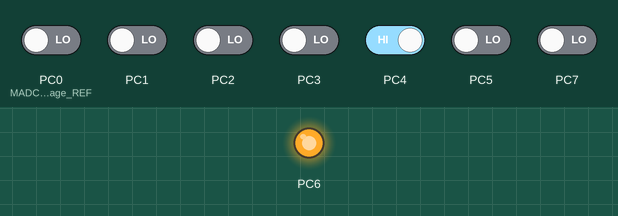
This program was run on a simulated ATmega328P, built with avr-gcc and emulated at 8 MHz (the files do not name the chip). Shown: output pins drawn as LEDs (lit = HIGH). The inputs (shaded band) are chosen by the test bench; at power-on: PC4 HIGH, PC0 (MADC_Voltage_REF), PC1–3, PC5, PC7 LOW.

Above: at 1.2 s.
1.3 s: PC4 driven HIGH
At 2.3 s:
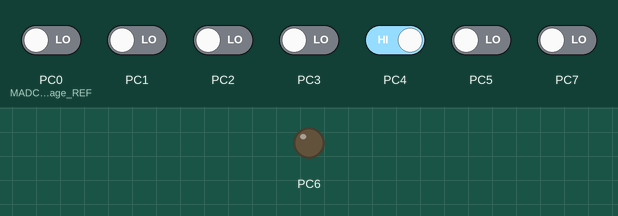
2.8 s: PC4 driven LOW
At 3.6 s:
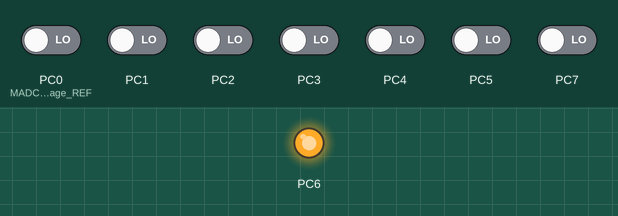
Timing chart, 0 to 5.8 s (numbered marks = the images above; inputs shaded):
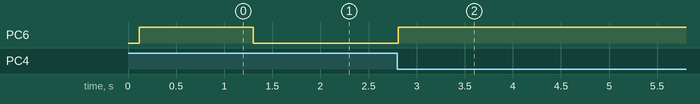

The program:

main.c
```c
/*
 * main.c
 *
 *  Created on: Sep 28, 2024
 *      Author: amany_Elsedawy
 * Description:
 *   fun project that reads analog input  from a potentiometer
 * and moves a custom character (boy) across an LCD
 * The position is calculated based on the ADC value (0 1023), scaled to the 16-character LCD width.
 */


#define F_CPU 8000000UL
#include <util/delay.h>
//library

#include "STD_TYPE.h"
#include "BIT_MAC_FUC.h"

//MCALL
#include"MDIO_Interface.h"
#include"MADC_Interfece.h"

//HAll
#include"HLCD_Interface.h"
#include"HLCD_EXTRACHAR.h"

int main(void){
	u16 Local_u16DigitalValue;
	//u16 Local_u16AnalogValue;//0 to 5000
	u8 boy_position=0;

	MDIO_Init();
	MADC_voidInit();
    HLCD_void_Init();

while(1){
//read digital value
	//HLCD_WriteStirng((const u8*)"hello");
	MADC_u8GetADCValue(0,&Local_u16DigitalValue);
	//Local_u16AnalogValue=((u32)Local_u16DigitalValue*5000UL) / 1024;  //or (Local_u16DigitalValue*5000UL)or ((u32)Local_u16DigitalValue*5000)
    boy_position=(Local_u16DigitalValue*16)/1024;
    HLCD_voidSendExtraChar2(HLCD_Line1, boy_position,HLCD_u8ExtraCharBOY);
    _delay_ms(100);
     HLCD_CLEAR();


}
  return 0;

}
```

HLCD_Config.h
```c
#ifndef HLCD_CONFIG_H
#define HLCD_CONFIG_H
//configration for control pin
//RS pin
#define HLCD_RS_PORT    MDIO_PORTD
#define  HLCD_RS_PIN    MDIO_PIN_0
//R/W pin
#define  HLCD_RW_PORT   MDIO_PORTD
#define  HLCD_RW_PIN    MDIO_PIN_1
//enable pin
#define  HLCD_EN_PORT   MDIO_PORTD
#define  HLCD_EN_PIN    MDIO_PIN_2
//configuration for data pin
#define HLCD_DATA_PORT  MDIO_PORTC
#endif
```

MADC_Config.h
```c
#ifndef   MADC_COFIG_H
#define   MADC_CONFIG_H


#define   MADC_AVCC    0
#define   MADC_AREF    1
#define   MADC_INTERNAL_2_V    2

#define   MADC_Voltage_REF   MADC_AVCC


#endif
```

MDIO_Config.h
```c
/*******NAME:       Amany Sabry*******/
/*******DATE:       9/2024***********/
/*******Version:    1.o*************/


#ifndef MDIO_CONFIG_H
#define MDIO_CONFIG_H

//for pin direction//DDR REG
/*set macro for direction
  PRIVATE_OUTPUT    1
  PRIVATE_INPUT     0  */

//for port A
#define MDIO_PA0_DIRECTION   PRIVATE_INPUT
#define MDIO_PA1_DIRECTION   PRIVATE_OUTPUT
#define MDIO_PA2_DIRECTION   PRIVATE_OUTPUT
#define MDIO_PA3_DIRECTION   PRIVATE_OUTPUT
#define MDIO_PA4_DIRECTION   PRIVATE_OUTPUT
#define MDIO_PA5_DIRECTION   PRIVATE_OUTPUT
#define MDIO_PA6_DIRECTION   PRIVATE_OUTPUT
#define MDIO_PA7_DIRECTION   PRIVATE_OUTPUT
//for port B
#define MDIO_PB0_DIRECTION   PRIVATE_OUTPUT
#define MDIO_PB1_DIRECTION   PRIVATE_OUTPUT
#define MDIO_PB2_DIRECTION   PRIVATE_OUTPUT
#define MDIO_PB3_DIRECTION   PRIVATE_OUTPUT
#define MDIO_PB4_DIRECTION   PRIVATE_OUTPUT
#define MDIO_PB5_DIRECTION   PRIVATE_OUTPUT
#define MDIO_PB6_DIRECTION   PRIVATE_OUTPUT
#define MDIO_PB7_DIRECTION   PRIVATE_OUTPUT
//for port C
#define MDIO_PC0_DIRECTION   PRIVATE_OUTPUT
#define MDIO_PC1_DIRECTION   PRIVATE_OUTPUT
#define MDIO_PC2_DIRECTION   PRIVATE_OUTPUT
#define MDIO_PC3_DIRECTION   PRIVATE_OUTPUT
#define MDIO_PC4_DIRECTION   PRIVATE_OUTPUT
#define MDIO_PC5_DIRECTION   PRIVATE_OUTPUT
#define MDIO_PC6_DIRECTION   PRIVATE_OUTPUT
#define MDIO_PC7_DIRECTION   PRIVATE_OUTPUT
//for port D
#define MDIO_PD0_DIRECTION   PRIVATE_OUTPUT
#define MDIO_PD1_DIRECTION   PRIVATE_OUTPUT
#define MDIO_PD2_DIRECTION   PRIVATE_OUTPUT
#define MDIO_PD3_DIRECTION   PRIVATE_OUTPUT
#define MDIO_PD4_DIRECTION   PRIVATE_OUTPUT
#define MDIO_PD5_DIRECTION   PRIVATE_OUTPUT
#define MDIO_PD6_DIRECTION   PRIVATE_OUTPUT
#define MDIO_PD7_DIRECTION   PRIVATE_OUTPUT

//set value for output and input
/*
 // set macro for values
 PRIVATE_OUTPUT_HIGH  1
 PRIVATE_OUTPUT_LOW  0
 PRIVATE_INPUT_FLOATING  0
 PRIVATE_INPUT_PULLEDUP  1*/

// for port A
#define MDIO_PA0_VALUE   PRIVATE_INPUT_FLOATING
#define MDIO_PA1_VALUE   PRIVATE_OUTPUT_LOW
#define MDIO_PA2_VALUE   PRIVATE_OUTPUT_LOW
#define MDIO_PA3_VALUE   PRIVATE_OUTPUT_LOW
#define MDIO_PA4_VALUE   PRIVATE_OUTPUT_LOW
#define MDIO_PA5_VALUE   PRIVATE_OUTPUT_LOW
#define MDIO_PA6_VALUE   PRIVATE_OUTPUT_LOW
#define MDIO_PA7_VALUE   PRIVATE_OUTPUT_LOW
//for port B
#define MDIO_PB0_VALUE   PRIVATE_OUTPUT_LOW
#define MDIO_PB1_VALUE   PRIVATE_OUTPUT_LOW
#define MDIO_PB2_VALUE   PRIVATE_OUTPUT_LOW
#define MDIO_PB3_VALUE   PRIVATE_OUTPUT_LOW
#define MDIO_PB4_VALUE   PRIVATE_OUTPUT_LOW
#define MDIO_PB5_VALUE   PRIVATE_OUTPUT_LOW
#define MDIO_PB6_VALUE   PRIVATE_OUTPUT_LOW
#define MDIO_PB7_VALUE   PRIVATE_OUTPUT_LOW
//for port C
#define MDIO_PC0_VALUE   PRIVATE_OUTPUT_LOW
#define MDIO_PC1_VALUE   PRIVATE_OUTPUT_LOW
#define MDIO_PC2_VALUE   PRIVATE_OUTPUT_LOW
#define MDIO_PC3_VALUE   PRIVATE_OUTPUT_LOW
#define MDIO_PC4_VALUE   PRIVATE_OUTPUT_LOW
#define MDIO_PC5_VALUE   PRIVATE_OUTPUT_LOW
#define MDIO_PC6_VALUE   PRIVATE_OUTPUT_LOW
#define MDIO_PC7_VALUE   PRIVATE_OUTPUT_LOW
//for port D
#define MDIO_PD0_VALUE   PRIVATE_OUTPUT_LOW
#define MDIO_PD1_VALUE   PRIVATE_OUTPUT_LOW
#define MDIO_PD2_VALUE   PRIVATE_OUTPUT_LOW
#define MDIO_PD3_VALUE   PRIVATE_OUTPUT_HIGH
#define MDIO_PD4_VALUE   PRIVATE_OUTPUT_HIGH
#define MDIO_PD5_VALUE   PRIVATE_OUTPUT_HIGH
#define MDIO_PD6_VALUE   PRIVATE_OUTPUT_HIGH
#define MDIO_PD7_VALUE   PRIVATE_OUTPUT_HIGH


#endif
```

BIT_MAC_FUC.h
```c
#ifndef BIT_MAC_h
#define BIT_MAC_h

#define SET_BIT(value,Bitn) ((value)|=(1<<(Bitn)))
#define CLR_BIT(value,Bitn)  ((value)&=(~(1<<(Bitn))))
#define TOGGLE_BIT(value,Bitn) ((value)^=(1<<(Bitn)))
// function to return value of pin as it high or low
#define GET_BIT(REG,BIT_NUM)  ((REG>>BIT_NUM)&1)//REG indicate for PIN
#endif
//#include "BIT_MAC_FUC.h"
```

HLCD_EXTRACHAR.h
```c
#ifndef HLCD_EXTRAACHAR_H
#define HLCD_EXTRAACHAR_H
// draw special char go to website_>>>>>>https://maxpromer.github.io/LCD-Character-Creator/
// create an array uthat have char you want to draw in reverse to write in arabic

//اماني
//boy rise hand
u8 HLCD_u8ExtraChar[]={


		0x0E,0x0A,0x0E,0x05,0x0F, 0x0A,0x0A,0x00

};

//boy play football
u8 HLCD_u8ExtraChar4[]={

		0x07,0x05,0x07,0x12,0x02, 0x07,0x01,0x00,


};
////boy play football
u8 HLCD_u8ExtraChar3[]={


		0x07, 0x05,0x07,0x02,0x0A,0x07,0x01,0x00,


};////boy play football
u8 HLCD_u8ExtraChar1[]={

		0x1C,0x14,0x1C,0x08,0x0A,0x1C,0x10,0x00,


};
//boy play football
u8 HLCD_u8ExtraChar2[]={


		0x1C,0x14,0x1C,0x09,0x08,0x1C,0x10,0x00,
};

//boy dance

u8 HLCD_u8ExtraCharDANCE1[]={


		 0x0E,0x0A,0x0E,0x1F,0x15,0x04,0x0A,0x0A
};
u8 HLCD_u8ExtraCharDANCE2[]={

		0x00, 0x0E,0x0A,0x0E,0x15,0x1F, 0x0A, 0x0A

};
u8 HLCD_u8ExtraCharDANCE3[]={

		0x00, 0x07,0x1D,0x15,0x1D,0x0F,0x1C, 0x14

};
u8 HLCD_u8ExtraCharDANCE4[]={


		 0x00,0x1E, 0x17,0x15,0x17,0x1E,0x07,0x05
};
u8 HLCD_u8ExtraCharDANCE5[]={


		 0x0E,0x0A,0x0E,0x14,0x1F, 0x0B,0x0A,0x00
};

u8 HLCD_u8ExtraCharDANCE6[]={


		0x0E,0x0A,0x0E,0x05,0x1F,0x1A,0x0A,0x00
};

//

u8 HLCD_u8ExtraCharBOY[]={

		0x0E,0x0A,0x0E,0x04,0x04, 0x0E,0x0A,0x0A
};


#endif
```

HLCD_Interface.h
```c
#ifndef HLCD_Interface_H
#define HLCD_Interface_H

void HLCD_void_Init(void);
void HLCD_voidLcdWriteCmd(u8 Copy_u8Cmd);
void HLCD_voidWriteChar(u8 Copy_u8Char);
u8 HLCD_SetCursor(u8 Copy_LineNb,u8 Copy_CharNb);
void HLCD_WriteStirng(const u8 *Copy_u8PtrString);
void HLCD_CLEAR(void);
void HLCD_voidWriteNumbers(u16 Copy_u16Number);
void HLCD_voidSendExtraChar2(u8 Copy_LineNb, u8 Copy_CharNb, u8 * Copy_pointer);
#define HLCD_Line1     1
#define HLCD_Line2     2
#define HLCD_Clear     0x01
#define HLCD_CGRAM     0x40

#endif
```

HLCD_Program.c
```c
// include library
#include"STD_TYPE.h"
#include"BIT_MAC_FUC.h"

#define F_CPU 8000000UL
#include<util/delay.h>
//MCAL
#include"MDIO_Interface.h"
//include HALL
#include"HLCD_Interface.h"
#include"HLCD_Private.h"
#include"HLCD_Config.h"

void HLCD_void_Init(void){
// delay
_delay_ms(31);
//send function set command
//0x38 as in data sheet
HLCD_voidLcdWriteCmd(0x38);
//delay
_delay_ms(40);
//send display on off control command as in data sheet
HLCD_voidLcdWriteCmd(0x0F);
//delay
_delay_ms(40);
//command for clear display
HLCD_voidLcdWriteCmd(0x01);
//delay
_delay_ms(2);
// send command entry mode set
HLCD_voidLcdWriteCmd(0x06);

}
void HLCD_voidLcdWriteCmd(u8 Copy_u8Cmd){
// RS pin equal zero-> select command reg
MDIO_u8SetPinValue(HLCD_RS_PORT,HLCD_RS_PIN,MDIO_PinLow);
//R/W pin equal zero->Write operation
MDIO_u8SetPinValue(HLCD_RW_PORT,HLCD_RW_PIN,MDIO_PinLow);
//enable pin equal high then//write command//then wait for required time then// enable pin equal low
MDIO_u8SetPinValue(HLCD_EN_PORT,HLCD_EN_PIN,MDIO_PinHigh);
MDIO_u8SetPortValue(HLCD_DATA_PORT,Copy_u8Cmd);
//wait
_delay_us(1);
//enable=low
MDIO_u8SetPinValue(HLCD_EN_PORT,HLCD_EN_PIN,MDIO_PinLow);

}


void HLCD_voidWriteChar(u8 Copy_u8Char){
	// RS pin equal zero-> select command reg
	MDIO_u8SetPinValue(HLCD_RS_PORT,HLCD_RS_PIN,MDIO_PinHigh);
	//R/W pin equal zero->Write operation
	MDIO_u8SetPinValue(HLCD_RW_PORT,HLCD_RW_PIN,MDIO_PinLow);
	//enable pin equal high then//write command//then wait for required time then// enable pin equal low
	MDIO_u8SetPinValue(HLCD_EN_PORT,HLCD_EN_PIN,MDIO_PinHigh);
	// write data
	MDIO_u8SetPortValue(HLCD_DATA_PORT,Copy_u8Char);
	//wait
	_delay_us(1);
	//enable=low
	MDIO_u8SetPinValue(HLCD_EN_PORT,HLCD_EN_PIN,MDIO_PinLow);

}
u8 HLCD_SetCursor(u8 Copy_LineNb,u8 Copy_CharNb){
 u8 Local_u8ErrorState=STD_TYPE_OK;
if(Copy_CharNb<40){
switch(Copy_LineNb){
case HLCD_Line1:
	HLCD_voidLcdWriteCmd(0x80+Copy_CharNb);

      break;
case HLCD_Line2:
	HLCD_voidLcdWriteCmd(0xC0+Copy_CharNb);
	    break;
default:
	Local_u8ErrorState=STD_TYPE_NOK;

}}else{
	Local_u8ErrorState=STD_TYPE_NOK;
}

 return Local_u8ErrorState;

}
// function to write string

void HLCD_WriteStirng(const u8 *Copy_u8PtrString){
 u8 string_count=0;
while(Copy_u8PtrString[string_count]!='\0'){
  HLCD_voidWriteChar(Copy_u8PtrString[string_count]);
  string_count++;
}
}
// function to clear
void HLCD_CLEAR(void){
	//command for clear display
	HLCD_voidLcdWriteCmd(HLCD_Clear);
	_delay_ms(2);

}


void HLCD_voidWriteNumbers(u16 Copy_u16Number) {
if(Copy_u16Number==0){
HLCD_voidWriteChar('0');
return;

}
if( Copy_u16Number /10>0){
	 HLCD_voidWriteNumbers( Copy_u16Number/10);

}
HLCD_voidWriteChar((Copy_u16Number%10)+'0');
}

// function can display one character
// recall this function overwrite on postion zero
void HLCD_voidSendExtraChar2(u8 Copy_LineNb, u8 Copy_CharNb, u8 * Copy_pointer) {
    u8 LOCAL_u8count = 0;

  // Set the address counter to CGRAM in first postion
    HLCD_voidLcdWriteCmd(HLCD_CGRAM);

    // Write custom character data to CGRAM (8 bytes per character)
    for (LOCAL_u8count = 0; LOCAL_u8count < 8; LOCAL_u8count++) {
        // Save extra character pattern in CGRAM
        HLCD_voidWriteChar(Copy_pointer[LOCAL_u8count]);
    }

    // Move the cursor back to DDRAM
    HLCD_SetCursor(Copy_LineNb, Copy_CharNb);

    // Display the custom character stored in CGRAM (usually 0x00 to 0x07)
    HLCD_voidWriteChar(0);  //Send CGRAM at position 0//how it can display char if i not give it counter like this HLCD_voidWriteCha(LOCAL_u8count)?
}
```

MADC_Interfece.h
```c
#ifndef   MADC_INTERFACE_H
#define   MADC_INTERFACE_H


void  MADC_voidInit  (void);

u8 MADC_u8GetADCValue(u8 Copy_u8ChannelNum, u16* Copy_pu16ADCValue);


#endif
```

MADC_Program.c
```c
#include "STD_TYPE.h"
#include "BIT_MAC_FUC.h"
//mcal
#include"MADC_Interfece.h"
#include"MADC_Private.h"
#include"MADC_Config.h"


void  MADC_voidInit  (void){

//Set vref=5v(AVCC)
#if  MADC_Voltage_REF == MADC_AVCC

CLR_BIT(private_ADCMUX,7);
SET_BIT(private_ADCMUX,6);
#elif  MADC_Voltage_REF ==MADC_AREF
CLR_BIT(private_ADCMUX,6);
CLR_BIT(private_ADCMUX,7);
#elif  MADC_Voltage_REF ==MADC_INTERNAL_2_V
SET_BIT(private_ADCMUX,6);
SET_BIT(private_ADCMUX,7);

#endif
//Adjustment value ==>right->zero for right //and one for left
CLR_BIT(private_ADCMUX,5);
//select single_conversion_mode
CLR_BIT(private_ADCSRA,5);
//set prescaler value
SET_BIT(private_ADCSRA,2);
SET_BIT(private_ADCSRA,1);
CLR_BIT(private_ADCSRA,0);
//enable ACD peri
SET_BIT(private_ADCSRA,7);

}
void disable_ADC(void){
CLR_BIT(private_ADCSRA,7);

}


u8 MADC_u8GetADCValue(u8 Copy_u8ChannelNum, u16* Copy_pu16ADCValue){

	u8 local_u8ErrorState=STD_TYPE_NOK;
if((Copy_u8ChannelNum<32) &&  (Copy_pu16ADCValue!=NULL)){
	local_u8ErrorState=STD_TYPE_OK;
	//clear channel number bits
	private_ADCMUX &=0b11100000;
//set channel number
    private_ADCMUX |= Copy_u8ChannelNum;
//start conversion
SET_BIT(private_ADCSRA,6);
//wait for ADC FLAG
while(GET_BIT(private_ADCSRA,4)==0);
//or by this way
//while(!(GET_BIT(private_ADCSRA,4)));
//read ADC_VALUe
*Copy_pu16ADCValue=private_u16_ADC;
//clear flag
SET_BIT(private_ADCSRA,4);

}


return  local_u8ErrorState;


}
```

MDIO_Interface.h
```c
/*******NAME:       Amany Sabry*******/
/*******DATE:       9/2024***********/
/*******Version:    1.o***********/
#ifndef MDIO_INTERFACE_H
#define MDIO_INTERFACE_H
//define port id
#define MDIO_PORTA 0
#define MDIO_PORTB 1
#define MDIO_PORTC 2
#define MDIO_PORTD 3
//define pin id
#define MDIO_PIN_0  0
#define MDIO_PIN_1  1
#define MDIO_PIN_2  2
#define MDIO_PIN_3  3
#define MDIO_PIN_4  4
#define MDIO_PIN_5  5
#define MDIO_PIN_6  6
#define MDIO_PIN_7  7
// define pin direction
#define MDIO_OUTPUT  0
#define MDIO_INPUT_FLOATING   1
#define MDIO_INPUT_PULLEdUP  2
//macro value of pin
#define MDIO_PinHigh  1
#define MDIO_PinLow  0
void MDIO_Init(void);

u8 MDIO_u8SetPinDirection(u8 Copy_u8PortId,u8 Copy_u8PinId, u8 Copy_u8PinDirec);
u8 MDIO_u8SetPortDirection(u8 Copy_u8PortId, u8 Copy_u8PortDirec);
u8 MDIO_u8SetPinValue(u8 Copy_u8PortId,u8 Copy_u8PinId,u8 Copy_u8PinValue);
u8 MDIO_u8SetPortValue(u8 Copy_u8PortId,u8 Copy_u8PortValue);
u8 MDIO_u8GetPinValue(u8 Copy_u8PortId,u8 Copy_u8PinId,u8 *Copy_Pu8ReturnPinValue);
u8 MDIO_u8GetPortValue(u8 Copy_u8PortId,u8 *Copy_Pu8ReturnPortValue);
#endif
```

STD_TYPE.h
```c
#ifndef STDTYPE_H
#define STDTYPE_H

// Standard Types
typedef unsigned char u8;
typedef signed char s8;
typedef unsigned short int u16;
typedef signed short int s16;
typedef unsigned long int u32;
typedef signed long int s32;

typedef  float f32;
typedef double f64;
#define STD_TYPE_OK  1
#define STD_TYPE_NOK  0
#define NULL  ((void*)0)
#endif //
```

HLCD_Private.h
```c

```

MADC_Private.h
```c
#ifndef   MADC_PRIVATE_H
#define   MADC_PRIVATE_H

#define  private_ADCMUX      *((volatile u8*)0x27)
#define  private_ADCSRA      *((volatile u8*)0x26)
#define  private_SFIOR       *((volatile u8*)0x50)
#define  private_ADCH        *((volatile u8*)0x25)
#define  private_ADCL        *((volatile u8*)0x24)
#define  private_u16_ADC      *((volatile u16*)0x24)//as to reed l and high one time as they next them


#endif
```

MDIO_Private.h
```c
/*******NAME:       Amany Sabry*******/
/*******DATE:       9/2024***********/
/*******Version:    1.o*************/

#ifndef MDIO_PRIVATE_H
#define MDIO_PRIVATE_H
// define portA registers
#define PRIVATE_PORTA_REG     *((volatile u8*)0x3B)
#define PRIVATE_DDRA_REG     *((volatile u8*)0x3A)
#define PRIVATE_PINA_REG     *(( volatile u8*)0x39)

// define portB registers
#define PRIVATE_PORTB_REG     *((volatile u8*)0x38)
#define PRIVATE_DDRB_REG     *((volatile u8*)0x37)
#define PRIVATE_PINB_REG     *(( volatile u8*)0x36)
// define portC registers

#define PRIVATE_PORTC_REG     *((volatile u8*)0x35)
#define PRIVATE_DDRC_REG     *((volatile u8*)0x34)
#define PRIVATE_PINC_REG     *((volatile u8*)0x33)
// define portD registers
#define PRIVATE_PORTD_REG     *((volatile u8*)0x32)
#define PRIVATE_DDRD_REG     *((volatile u8*)0x31)
#define PRIVATE_PIND_REG     *(( volatile u8*)0x30)

// set macro for direction
#define PRIVATE_OUTPUT    1
#define PRIVATE_INPUT    0
#define PRIVATE_CONC(b7,b6,b5,b4,b3,b2,b1,b0)     PRIVATE_CONC_HELP(b7,b6,b5,b4,b3,b2,b1,b0)

#define PRIVATE_CONC_HELP(b7,b6,b5,b4,b3,b2,b1,b0)  0b##b7##b6##b5##b4##b3##b2##b1##b0
// set macro for values
#define PRIVATE_OUTPUT_HIGH  1
#define PRIVATE_OUTPUT_LOW  0
#define PRIVATE_INPUT_FLOATING  0
#define PRIVATE_INPUT_PULLEDUP  1
/*//for seven segment
#define PRIVATE_zero    0b11000000
#define PRIVATE_One     0b11111001
#define PRIVATE_Two     0b10100100
#define PRIVATE_Three   0b10110000
#define PRIVATE_Four    0b10011001
#define PRIVATE_Five    0b10010010
#define PRIVATE_Six     0b10000010
#define PRIVATE_Seven   0b11111000
#define PRIVATE_Eight   0b10000000
#define PRIVATE_Nine    0b10010000
*/
#endif
```

Source omitted: MIDIO_Program.c (8458 bytes)

Measured:
- after the input at 1.3 s, PC6: HIGH → LOW at once
- after the input at 2.8 s, PC6: LOW → HIGH at once
